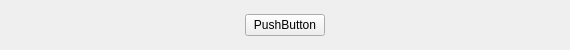
<?xml version="1.0" encoding="UTF-8"?>
<ui version="4.0">
 <class>ButtonGroup</class>
 <widget class="QWidget" name="ButtonGroup">
  <property name="geometry">
   <rect>
    <x>0</x>
    <y>0</y>
    <width>570</width>
    <height>50</height>
   </rect>
  </property>
  <property name="windowTitle">
   <string>Form</string>
  </property>
  <layout class="QHBoxLayout" name="horizontalLayout">
   <property name="spacing">
    <number>0</number>
   </property>
   <property name="leftMargin">
    <number>0</number>
   </property>
   <property name="topMargin">
    <number>0</number>
   </property>
   <property name="rightMargin">
    <number>0</number>
   </property>
   <property name="bottomMargin">
    <number>0</number>
   </property>
   <item>
    <widget class="QStackedWidget" name="stackedWidget">
     <property name="currentIndex">
      <number>0</number>
     </property>
     <widget class="QWidget" name="startPage">
      <layout class="QHBoxLayout" name="horizontalLayout_2">
       <item>
        <spacer name="horizontalSpacer">
         <property name="orientation">
          <enum>Qt::Horizontal</enum>
         </property>
         <property name="sizeHint" stdset="0">
          <size>
           <width>218</width>
           <height>20</height>
          </size>
         </property>
        </spacer>
       </item>
       <item>
        <widget class="MyButton" name="start">
         <property name="text">
          <string>PushButton</string>
         </property>
        </widget>
       </item>
       <item>
        <spacer name="horizontalSpacer_2">
         <property name="orientation">
          <enum>Qt::Horizontal</enum>
         </property>
         <property name="sizeHint" stdset="0">
          <size>
           <width>217</width>
           <height>20</height>
          </size>
         </property>
        </spacer>
       </item>
      </layout>
     </widget>
     <widget class="QWidget" name="playCardPage">
      <layout class="QHBoxLayout" name="horizontalLayout_3">
       <item>
        <spacer name="horizontalSpacer_3">
         <property name="orientation">
          <enum>Qt::Horizontal</enum>
         </property>
         <property name="sizeHint" stdset="0">
          <size>
           <width>218</width>
           <height>20</height>
          </size>
         </property>
        </spacer>
       </item>
       <item>
        <widget class="MyButton" name="playCard">
         <property name="text">
          <string>PushButton</string>
         </property>
        </widget>
       </item>
       <item>
        <spacer name="horizontalSpacer_4">
         <property name="orientation">
          <enum>Qt::Horizontal</enum>
         </property>
         <property name="sizeHint" stdset="0">
          <size>
           <width>217</width>
           <height>20</height>
          </size>
         </property>
        </spacer>
       </item>
      </layout>
     </widget>
     <widget class="QWidget" name="PassOrPlayPage">
      <layout class="QHBoxLayout" name="horizontalLayout_4">
       <item>
        <spacer name="horizontalSpacer_5">
         <property name="orientation">
          <enum>Qt::Horizontal</enum>
         </property>
         <property name="sizeHint" stdset="0">
          <size>
           <width>143</width>
           <height>20</height>
          </size>
         </property>
        </spacer>
       </item>
       <item>
        <widget class="MyButton" name="pass">
         <property name="text">
          <string>PushButton</string>
         </property>
        </widget>
       </item>
       <item>
        <spacer name="horizontalSpacer_7">
         <property name="orientation">
          <enum>Qt::Horizontal</enum>
         </property>
         <property name="sizeType">
          <enum>QSizePolicy::Fixed</enum>
         </property>
         <property name="sizeHint" stdset="0">
          <size>
           <width>40</width>
           <height>15</height>
          </size>
         </property>
        </spacer>
       </item>
       <item>
        <widget class="MyButton" name="playCard1">
         <property name="text">
          <string>PushButton</string>
         </property>
        </widget>
       </item>
       <item>
        <spacer name="horizontalSpacer_6">
         <property name="orientation">
          <enum>Qt::Horizontal</enum>
         </property>
         <property name="sizeHint" stdset="0">
          <size>
           <width>142</width>
           <height>20</height>
          </size>
         </property>
        </spacer>
       </item>
      </layout>
     </widget>
     <widget class="QWidget" name="callLordPage">
      <layout class="QHBoxLayout" name="horizontalLayout_5">
       <item>
        <spacer name="horizontalSpacer_8">
         <property name="orientation">
          <enum>Qt::Horizontal</enum>
         </property>
         <property name="sizeHint" stdset="0">
          <size>
           <width>0</width>
           <height>20</height>
          </size>
         </property>
        </spacer>
       </item>
       <item>
        <widget class="MyButton" name="giveup">
         <property name="text">
          <string>PushButton</string>
         </property>
        </widget>
       </item>
       <item>
        <spacer name="horizontalSpacer_10">
         <property name="orientation">
          <enum>Qt::Horizontal</enum>
         </property>
         <property name="sizeType">
          <enum>QSizePolicy::Fixed</enum>
         </property>
         <property name="sizeHint" stdset="0">
          <size>
           <width>40</width>
           <height>10</height>
          </size>
         </property>
        </spacer>
       </item>
       <item>
        <widget class="MyButton" name="oneScore">
         <property name="text">
          <string>PushButton</string>
         </property>
        </widget>
       </item>
       <item>
        <spacer name="horizontalSpacer_11">
         <property name="orientation">
          <enum>Qt::Horizontal</enum>
         </property>
         <property name="sizeType">
          <enum>QSizePolicy::Fixed</enum>
         </property>
         <property name="sizeHint" stdset="0">
          <size>
           <width>40</width>
           <height>10</height>
          </size>
         </property>
        </spacer>
       </item>
       <item>
        <widget class="MyButton" name="twoScore">
         <property name="text">
          <string>PushButton</string>
         </property>
        </widget>
       </item>
       <item>
        <spacer name="horizontalSpacer_12">
         <property name="orientation">
          <enum>Qt::Horizontal</enum>
         </property>
         <property name="sizeType">
          <enum>QSizePolicy::Fixed</enum>
         </property>
         <property name="sizeHint" stdset="0">
          <size>
           <width>40</width>
           <height>10</height>
          </size>
         </property>
        </spacer>
       </item>
       <item>
        <widget class="MyButton" name="threeScore">
         <property name="text">
          <string>PushButton</string>
         </property>
        </widget>
       </item>
       <item>
        <spacer name="horizontalSpacer_9">
         <property name="orientation">
          <enum>Qt::Horizontal</enum>
         </property>
         <property name="sizeHint" stdset="0">
          <size>
           <width>0</width>
           <height>20</height>
          </size>
         </property>
        </spacer>
       </item>
      </layout>
     </widget>
     <widget class="QWidget" name="nullPage"/>
    </widget>
   </item>
  </layout>
 </widget>
 <customwidgets>
  <customwidget>
   <class>MyButton</class>
   <extends>QPushButton</extends>
   <header>mybutton.h</header>
  </customwidget>
 </customwidgets>
 <resources/>
 <connections/>
</ui>
